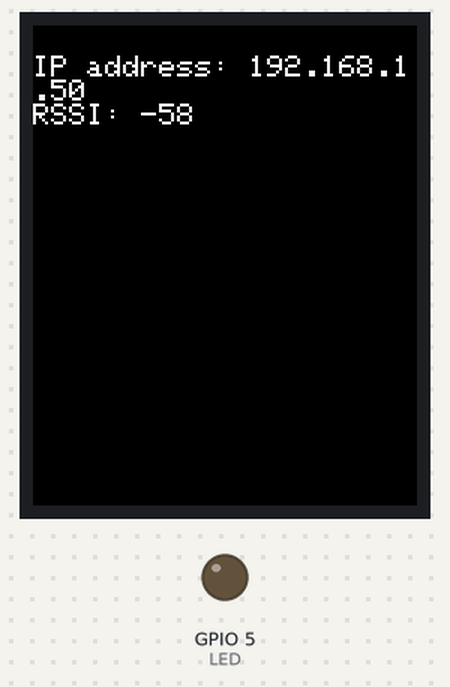
Simulated run of this sketch. Board: ESP32. On the bench: 128×160 colour display, output pins drawn as LEDs (lit = HIGH). WiFi joins after 1.5 s; servers stay silent unless stated.

Above: at 2.9 s.
Timing chart, 0 to 4.4 s (numbered marks = the images above):
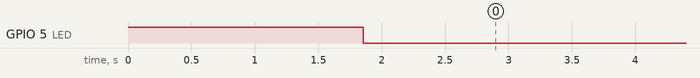

The sketch:

TFT-LCD.ino
```cpp
#include <WiFi.h>
#include <Adafruit_GFX.h>
#include <SPI.h>
#include <Adafruit_ST7735.h>

#define LED 5
#define TFT_CS 12
#define TFT_RST 27
#define TFT_DC 14
#define TFT_SCLK 25
#define TFT_MOSI 26

Adafruit_ST7735 tft = Adafruit_ST7735(TFT_CS, TFT_DC, TFT_MOSI, TFT_SCLK, TFT_RST);

const char* ssid = "SWAG-NET 2.4";
const char* password = "rdmNbz.11kYOLO";
int timer = 0;

void setup() {
 pinMode(LED, OUTPUT);
 digitalWrite(LED, HIGH);
 //Serial.begin(9600);
// Serial.print("Connecting to: ");
// Serial.println(ssid);

 WiFi.begin(ssid, password);
 while (WiFi.status() != WL_CONNECTED) {
  delay(200);
  //Serial.print(".");
  timer ++;

  if (timer >= 20) {
    blinkingLed(LED, 8);
    digitalWrite(LED, HIGH);
    delay(500);
  }

    tft.initR(INITR_BLACKTAB);
  tft.fillScreen(ST7735_BLACK);

 }

 if (WiFi.status() == WL_CONNECTED) {
   //Serial.println("Connected.");
   digitalWrite(LED, LOW);

//   Serial.print("IP address: ");
//   Serial.println(WiFi.localIP());
 }

}

void loop() {
  delay(1000);
  tft.setTextColor(ST7735_WHITE);
  tft.setTextSize(0);
  tft.setCursor(0,10);
  tft.print("IP address: ");
  tft.println(WiFi.localIP());
 // tft.setCursor(5,40);
  tft.print("RSSI: ");
  tft.println(WiFi.RSSI());

  delay(500);
}


void blinkingLed(int led_pin, int repetitions) {
  int counter = 0;
  for(counter = 0; counter < repetitions; counter ++) {
    digitalWrite(led_pin, HIGH);
    delay(200);
    digitalWrite(led_pin, LOW);
    delay(200);
  }

}
```
